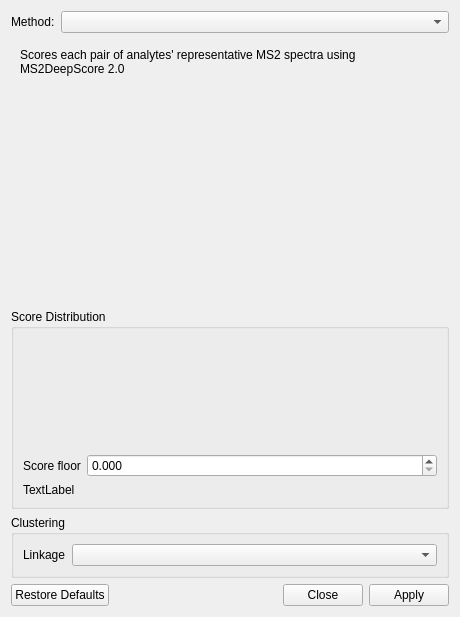
<?xml version="1.0" encoding="UTF-8"?>
<ui version="4.0">
 <class>Dialog</class>
 <widget class="QDialog" name="Dialog">
  <property name="geometry">
   <rect>
    <x>0</x>
    <y>0</y>
    <width>460</width>
    <height>617</height>
   </rect>
  </property>
  <property name="windowTitle">
   <string>Dialog</string>
  </property>
  <layout class="QVBoxLayout" name="verticalLayout">
   <item>
    <layout class="QHBoxLayout" name="horizontalLayout">
     <item>
      <widget class="QLabel" name="labelMethod">
       <property name="text">
        <string>Method:</string>
       </property>
      </widget>
     </item>
     <item>
      <widget class="QComboBox" name="comboMethod">
       <property name="sizePolicy">
        <sizepolicy hsizetype="Expanding" vsizetype="Fixed">
         <horstretch>0</horstretch>
         <verstretch>0</verstretch>
        </sizepolicy>
       </property>
      </widget>
     </item>
    </layout>
   </item>
   <item>
    <widget class="QStackedWidget" name="stackMethod">
     <property name="currentIndex">
      <number>0</number>
     </property>
     <widget class="QWidget" name="pageMs2ds">
      <layout class="QVBoxLayout" name="verticalLayout_2">
       <item>
        <widget class="QLabel" name="labelMs2ds">
         <property name="text">
          <string>Scores each pair of analytes' representative MS2 spectra using MS2DeepScore 2.0</string>
         </property>
         <property name="wordWrap">
          <bool>true</bool>
         </property>
        </widget>
       </item>
       <item>
        <spacer name="verticalSpacer">
         <property name="orientation">
          <enum>Qt::Vertical</enum>
         </property>
         <property name="sizeHint" stdset="0">
          <size>
           <width>20</width>
           <height>0</height>
          </size>
         </property>
        </spacer>
       </item>
      </layout>
     </widget>
     <widget class="QWidget" name="pageCosine">
      <layout class="QVBoxLayout" name="verticalLayout_3">
       <item>
        <layout class="QFormLayout" name="formCosine">
         <property name="fieldGrowthPolicy">
          <enum>QFormLayout::AllNonFixedFieldsGrow</enum>
         </property>
         <item row="0" column="0">
          <widget class="QLabel" name="labelTolerance">
           <property name="text">
            <string>m/z tolerance</string>
           </property>
          </widget>
         </item>
         <item row="0" column="1">
          <widget class="QDoubleSpinBox" name="spinTolerance">
           <property name="decimals">
            <number>4</number>
           </property>
           <property name="minimum">
            <double>0.000100000000000</double>
           </property>
           <property name="maximum">
            <double>1.000000000000000</double>
           </property>
           <property name="singleStep">
            <double>0.005000000000000</double>
           </property>
          </widget>
         </item>
         <item row="1" column="0">
          <widget class="QLabel" name="labelMzPower">
           <property name="text">
            <string>m/z power</string>
           </property>
          </widget>
         </item>
         <item row="1" column="1">
          <widget class="QDoubleSpinBox" name="spinMzPower">
           <property name="maximum">
            <double>5.000000000000000</double>
           </property>
           <property name="singleStep">
            <double>0.500000000000000</double>
           </property>
          </widget>
         </item>
         <item row="2" column="0">
          <widget class="QLabel" name="labelIntsyPower">
           <property name="text">
            <string>Intensity power</string>
           </property>
          </widget>
         </item>
         <item row="2" column="1">
          <widget class="QDoubleSpinBox" name="spinIntsyPower">
           <property name="maximum">
            <double>5.000000000000000</double>
           </property>
           <property name="singleStep">
            <double>0.500000000000000</double>
           </property>
          </widget>
         </item>
         <item row="3" column="0">
          <widget class="QLabel" name="labelMinMatches">
           <property name="text">
            <string>Min. matched peaks</string>
           </property>
          </widget>
         </item>
         <item row="3" column="1">
          <widget class="QSpinBox" name="spinMinMatches">
           <property name="maximum">
            <number>100</number>
           </property>
          </widget>
         </item>
        </layout>
       </item>
       <item>
        <spacer name="verticalSpacer_2">
         <property name="orientation">
          <enum>Qt::Vertical</enum>
         </property>
         <property name="sizeHint" stdset="0">
          <size>
           <width>20</width>
           <height>0</height>
          </size>
         </property>
        </spacer>
       </item>
      </layout>
     </widget>
     <widget class="QWidget" name="pageImported">
      <layout class="QVBoxLayout" name="verticalLayout_4">
       <item>
        <layout class="QHBoxLayout" name="horizontalLayout_2">
         <item>
          <widget class="QComboBox" name="comboMatrix">
           <property name="sizePolicy">
            <sizepolicy hsizetype="Expanding" vsizetype="Fixed">
             <horstretch>0</horstretch>
             <verstretch>0</verstretch>
            </sizepolicy>
           </property>
          </widget>
         </item>
         <item>
          <widget class="QPushButton" name="btnImport">
           <property name="text">
            <string>Import…</string>
           </property>
          </widget>
         </item>
         <item>
          <widget class="QPushButton" name="btnDelete">
           <property name="text">
            <string>Delete</string>
           </property>
          </widget>
         </item>
        </layout>
       </item>
       <item>
        <widget class="QGroupBox" name="groupValues">
         <property name="title">
          <string>Values</string>
         </property>
         <layout class="QFormLayout" name="formValues">
          <property name="fieldGrowthPolicy">
           <enum>QFormLayout::AllNonFixedFieldsGrow</enum>
          </property>
          <item row="0" column="1">
           <widget class="QCheckBox" name="checkDistance">
            <property name="text">
             <string>Values are distances</string>
            </property>
           </widget>
          </item>
          <item row="1" column="0">
           <widget class="QLabel" name="labelClipMin">
            <property name="text">
             <string>Clip min</string>
            </property>
           </widget>
          </item>
          <item row="1" column="1">
           <widget class="QDoubleSpinBox" name="spinClipMin">
            <property name="decimals">
             <number>4</number>
            </property>
            <property name="minimum">
             <double>-1000000.000000000000000</double>
            </property>
            <property name="maximum">
             <double>1000000.000000000000000</double>
            </property>
           </widget>
          </item>
          <item row="2" column="0">
           <widget class="QLabel" name="labelClipMax">
            <property name="text">
             <string>Clip max</string>
            </property>
           </widget>
          </item>
          <item row="2" column="1">
           <widget class="QDoubleSpinBox" name="spinClipMax">
            <property name="decimals">
             <number>4</number>
            </property>
            <property name="minimum">
             <double>-1000000.000000000000000</double>
            </property>
            <property name="maximum">
             <double>1000000.000000000000000</double>
            </property>
            <property name="value">
             <double>1.000000000000000</double>
            </property>
           </widget>
          </item>
          <item row="3" column="0">
           <widget class="QCheckBox" name="checkBidirectional">
            <property name="text">
             <string>Bidirectional ≥</string>
            </property>
           </widget>
          </item>
          <item row="3" column="1">
           <widget class="QDoubleSpinBox" name="spinBidirThreshold">
            <property name="decimals">
             <number>3</number>
            </property>
            <property name="maximum">
             <double>1.000000000000000</double>
            </property>
            <property name="singleStep">
             <double>0.050000000000000</double>
            </property>
            <property name="value">
             <double>0.700000000000000</double>
            </property>
           </widget>
          </item>
         </layout>
        </widget>
       </item>
       <item>
        <spacer name="verticalSpacer_3">
         <property name="orientation">
          <enum>Qt::Vertical</enum>
         </property>
         <property name="sizeHint" stdset="0">
          <size>
           <width>20</width>
           <height>0</height>
          </size>
         </property>
        </spacer>
       </item>
      </layout>
     </widget>
    </widget>
   </item>
   <item>
    <widget class="QGroupBox" name="groupScoreFilter">
     <property name="title">
      <string>Score Distribution</string>
     </property>
     <layout class="QVBoxLayout" name="verticalLayout_5">
      <item>
       <widget class="QWidget" name="histogramPlaceholder" native="true">
        <property name="minimumSize">
         <size>
          <width>0</width>
          <height>110</height>
         </size>
        </property>
       </widget>
      </item>
      <item>
       <layout class="QFormLayout" name="formFloor">
        <property name="fieldGrowthPolicy">
         <enum>QFormLayout::AllNonFixedFieldsGrow</enum>
        </property>
        <item row="0" column="0">
         <widget class="QLabel" name="labelFloor">
          <property name="text">
           <string>Score floor</string>
          </property>
         </widget>
        </item>
        <item row="0" column="1">
         <widget class="QDoubleSpinBox" name="spinFloor">
          <property name="decimals">
           <number>3</number>
          </property>
          <property name="maximum">
           <double>1.000000000000000</double>
          </property>
          <property name="singleStep">
           <double>0.050000000000000</double>
          </property>
         </widget>
        </item>
       </layout>
      </item>
      <item>
       <widget class="QLabel" name="labelReport">
        <property name="text">
         <string>TextLabel</string>
        </property>
        <property name="textFormat">
         <enum>Qt::RichText</enum>
        </property>
        <property name="wordWrap">
         <bool>true</bool>
        </property>
        <property name="textInteractionFlags">
         <set>Qt::TextSelectableByMouse</set>
        </property>
       </widget>
      </item>
     </layout>
    </widget>
   </item>
   <item>
    <widget class="QGroupBox" name="groupClustering">
     <property name="title">
      <string>Clustering</string>
     </property>
     <layout class="QFormLayout" name="formClustering">
      <property name="fieldGrowthPolicy">
       <enum>QFormLayout::AllNonFixedFieldsGrow</enum>
      </property>
      <item row="0" column="0">
       <widget class="QLabel" name="labelLinkage">
        <property name="text">
         <string>Linkage</string>
        </property>
       </widget>
      </item>
      <item row="0" column="1">
       <widget class="QComboBox" name="comboLinkage"/>
      </item>
     </layout>
    </widget>
   </item>
   <item>
    <widget class="QDialogButtonBox" name="buttonBox">
     <property name="orientation">
      <enum>Qt::Horizontal</enum>
     </property>
     <property name="standardButtons">
      <set>QDialogButtonBox::Apply|QDialogButtonBox::Close|QDialogButtonBox::RestoreDefaults</set>
     </property>
    </widget>
   </item>
  </layout>
  <zorder>stackMethod</zorder>
  <zorder>groupClustering</zorder>
  <zorder>buttonBox</zorder>
  <zorder>groupScoreFilter</zorder>
 </widget>
 <resources/>
 <connections>
  <connection>
   <sender>buttonBox</sender>
   <signal>rejected()</signal>
   <receiver>Dialog</receiver>
   <slot>reject()</slot>
   <hints>
    <hint type="sourcelabel">
     <x>230</x>
     <y>580</y>
    </hint>
    <hint type="destinationlabel">
     <x>230</x>
     <y>300</y>
    </hint>
   </hints>
  </connection>
 </connections>
</ui>
